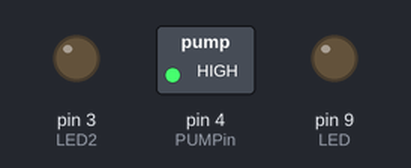
The sketch below on a simulated Arduino Uno, built with avr-gcc and run on an emulated ATmega328P. Shown: switched loads named in the sketch (green lamp = pin HIGH), output pins drawn as LEDs (lit = HIGH).

Above: at 0.1 s.
At 90.1 s:
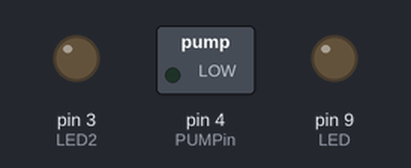
At 91.1 s:
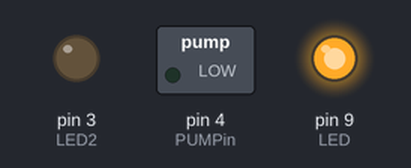
At 102.1 s:
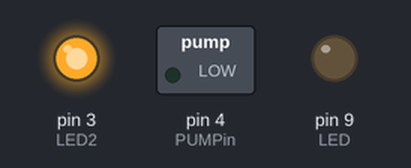
Timing chart, 0 to 103.6 s (numbered marks = the images above):
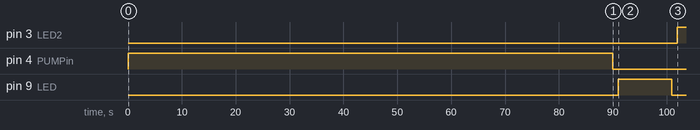

Measured:
- by itself, pin 3 (LED2): LOW → HIGH at 102 s
- by itself, pin 4 (PUMPin): LOW → HIGH at 0.00 s, → LOW 90.0 s later
- by itself, pin 9 (LED): LOW → HIGH at 91.0 s, → LOW 10.0 s later

The sketch:

DIY_Spiru_LED.ino
```cpp
int PUMPin = 4; //This is the output PUMPin on the Arduino we are using
int LED = 9;    //LED WHITE
int LED2 = 3;    //LED UV


void setup() {
  Serial.begin(19200);        // your setup code here, to run once:
  pinMode(PUMPin, OUTPUT);   // Sets the PUMPin as an output
  pinMode(LED, OUTPUT);     //Sets the LED as an output
  pinMode(LED2, OUTPUT);    //Sets the LED2 as an output
}

void loop() {
  // put your main code here, to run repeatedly:
  digitalWrite(PUMPin, HIGH);  //Switch  ON
  delay(90000);                      //Wait 90 Second
  digitalWrite(PUMPin, LOW);   //Switch  OFF
  delay(1000);                      // Wait 1 second
  digitalWrite(LED, HIGH);          // LED ON
  delay(10000);                     // Wait 10 Second
  digitalWrite(LED, LOW);           // LED OFF
  delay(1000);                     // Wait LED 1second
  digitalWrite(LED2, HIGH);          // LED UV  ON
  delay(90000);                     // Wait 90 Second
  digitalWrite(LED2, LOW);           // LED UV OFF
  delay(1000);                     // Wait 1 second
}
```
